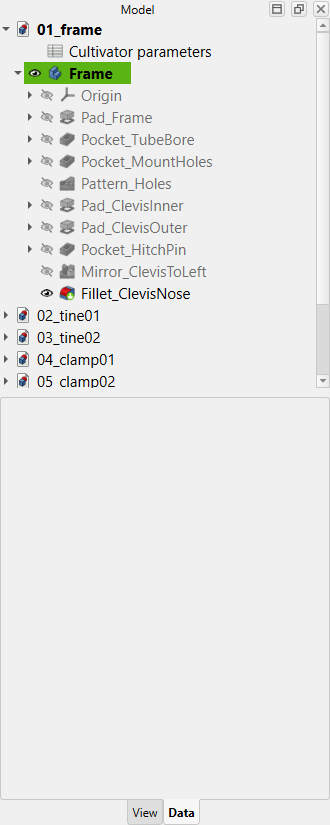
#> input picture screenshots/00_ui_01_model_tree.png, 330 x 825 px
$ python -i crop_shots.py   (imports and definitions only)
#> lines starting #> are read from the running program, lines starting #| are printed output that depends on the picture; after the words box and inside, x2 and y2 are one past the last pixel; in counts of white or black regions, pixels touching at a corner belong together
#> in tighten, im is the input picture: PIL image 330x825 RGBA; mean R, G, B, A 233.9, 234.5, 233.4, 255
# -*- coding: utf-8 -*-
"""Tighten the 3D viewport renders.

FreeCAD's ViewFit leaves the model floating in a lot of empty background, which
on a slide means a small part and a large dark rectangle.  This trims each
render down to the model plus a margin, then pads it back out to 4:3 so every
plate on a slide is the same shape.

Only touches the viewport renders (_Isometric / _Right / _Front / _Top); the
full-window UI grabs are left alone.

    python tools\\crop_shots.py
"""
import os, glob, sys
from PIL import Image, ImageChops

SHOTS = r"C:\Users\ASUS\Desktop\freecad\screenshots"
VIEWS = ("_Isometric", "_Right", "_Front", "_Top", "_Left", "_Rear", "_Bottom")
ASPECT = 4.0 / 3.0
MARGIN = 0.05          # of the trimmed size, added all round
TOL = 18               # per-channel difference that counts as "not background"


def content_box(im, tol=TOL):
    """Bounding box of everything that is not the background colour."""
#> called with tol = 18
    rgb = im.convert("RGB")
    bg = Image.new("RGB", rgb.size, rgb.getpixel((2, 2)))
#> bg: PIL image 330x825 RGB; every value is 240
    diff = ImageChops.difference(rgb, bg).convert("L").point(lambda v: 255 if v > tol else 0)
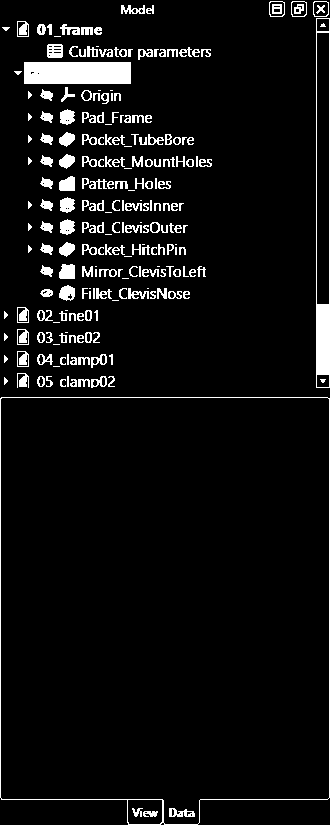
#> diff: PIL image 330x825 L; 6.2% white; 234 white regions (33 under 20 px), largest, box (x1, y1, x2, y2) and area: (24, 62, 131, 84) 2349, (316, 18, 330, 388) 1640, (0, 397, 330, 825) 1587
    return diff.getbbox()


def fit_aspect(box, size, aspect=ASPECT):
    """Grow box to the target aspect, centred, clamped to the image."""
    x0, y0, x1, y1 = box
    W, H = size
    w, h = x1 - x0, y1 - y0
    cx, cy = (x0 + x1) / 2.0, (y0 + y1) / 2.0
    if w / float(h) < aspect:
        w = h * aspect
    else:
        h = w / aspect
    # do not ask for more than the image has
    if w > W:
        w, h = W, W / aspect
    if h > H:
        h, w = H, H * aspect
    x0, x1 = cx - w / 2.0, cx + w / 2.0
    y0, y1 = cy - h / 2.0, cy + h / 2.0
    if x0 < 0:
        x0, x1 = 0, w
    if x1 > W:
        x0, x1 = W - w, W
    if y0 < 0:
        y0, y1 = 0, h
    if y1 > H:
        y0, y1 = H - h, H
    return tuple(int(round(v)) for v in (x0, y0, x1, y1))


def tighten(path):
    im = Image.open(path)
    box = content_box(im)
#> box = (0, 1, 330, 825)
    if box is None:
        return None
    x0, y0, x1, y1 = box
#> x0 = 0; y0 = 1; x1 = 330; y1 = 825
    mx = int((x1 - x0) * MARGIN)
#> mx = 16
    my = int((y1 - y0) * MARGIN)
#> my = 41
    box = (max(0, x0 - mx), max(0, y0 - my),
           min(im.size[0], x1 + mx), min(im.size[1], y1 + my))
#> box = (0, 0, 330, 825)
    box = fit_aspect(box, im.size)
#> in fit_aspect, `x0, y0, x1, y1 = box`: x0 = 0; x1 = 330; y1 = 825
#> in fit_aspect, `w, h = x1 - x0, y1 - y0`: w = 330; h = 825
#> in fit_aspect, `cx, cy = (x0 + x1) / 2.0, (y0 + y1) / 2.0`: cx = 165; cy = 412.5
#> in fit_aspect, `w = h * aspect`: w = 1100
#> in fit_aspect, `y0, y1 = cy - h / 2.0, cy + h / 2.0`: y0 = 288.8; y1 = 536.2
#> box = (0, 289, 330, 536)
    if box[2] - box[0] >= im.size[0] - 4 and box[3] - box[1] >= im.size[1] - 4:
        return None                      # already full-frame, nothing to gain
    im.crop(box).save(path)
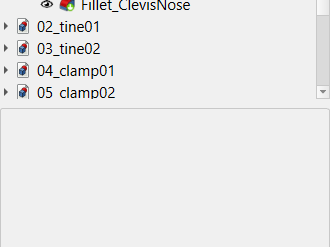
#> saved as 00_ui_01_model_tree.png: PIL image 330x247 RGBA; mean R, G, B, A 235.1, 235, 235, 255
    return box


def main():
    targets = [p for p in sorted(glob.glob(os.path.join(SHOTS, "*.png")))
               if any(os.path.basename(p)[:-4].endswith(v) for v in VIEWS)]
    done = 0
    for p in targets:
        im = Image.open(p)
        before = im.size
        box = tighten(p)
        if box:
            after = Image.open(p).size
            done += 1
            print("  %-34s %sx%s -> %sx%s" % (os.path.basename(p),
                                              before[0], before[1], after[0], after[1]))
    print("tightened %d of %d viewport renders" % (done, len(targets)))


# [2 lines not run here, left out]

>>> result = tighten('../screenshots/00_ui_01_model_tree.png')
#> result = (0, 289, 330, 536)
